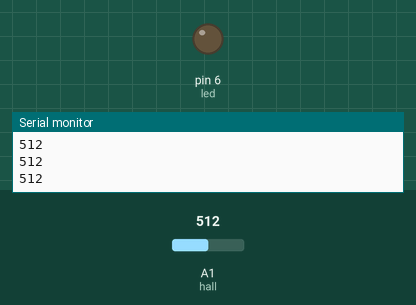
A sketch run on a simulated Arduino Uno, built with avr-gcc and run on an emulated ATmega328P. On the bench: output pins drawn as LEDs (lit = HIGH), the last lines printed to the serial monitor. The inputs (shaded band) are chosen by the test bench; at power-on: A1 (hall) = 512.

Above: at 1.2 s.
1.3 s: A1 (hall) set to 313
2.8 s: A1 (hall) set to 288
At 4.2 s:
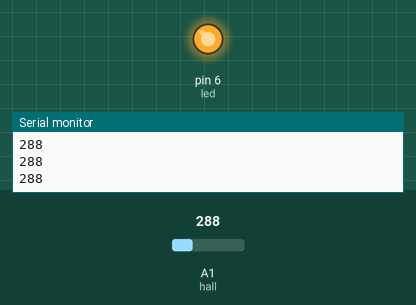
4.5 s: A1 (hall) set to 306
At 5.7 s:
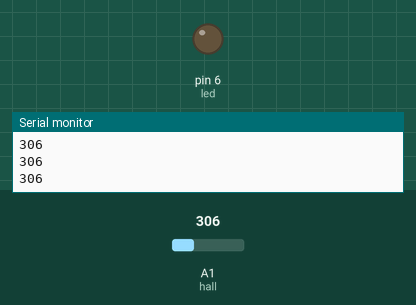
6.3 s: A1 (hall) set to 290
At 7.2 s:
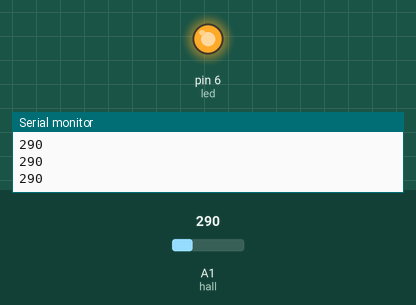
Timing chart, 0 to 9.1 s (numbered marks = the images above; inputs shaded):
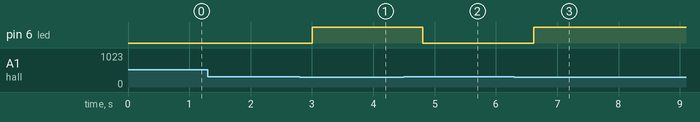

Measured:
- the behaviour switches between 301 and 300 on A1 (hall) (found by bisection; images 0 and 1)
- after the input at 2.8 s, pin 6 (led): LOW → HIGH after 0.21 s
- after the input at 4.5 s, pin 6 (led): HIGH → LOW after 0.31 s
- after the input at 6.3 s, pin 6 (led): LOW → HIGH after 0.31 s

The sketch:

HALL_effect.ino
```cpp
int hall=A1;
int led=6;
void setup() {
  Serial.begin(9600);
pinMode(hall,INPUT);
pinMode(led,OUTPUT);
}

void loop() {
int state=analogRead(hall);
Serial.println(analogRead(hall));
delay (200);
if(state>300)
digitalWrite(led,0);
else
digitalWrite(led,1);
}
```
